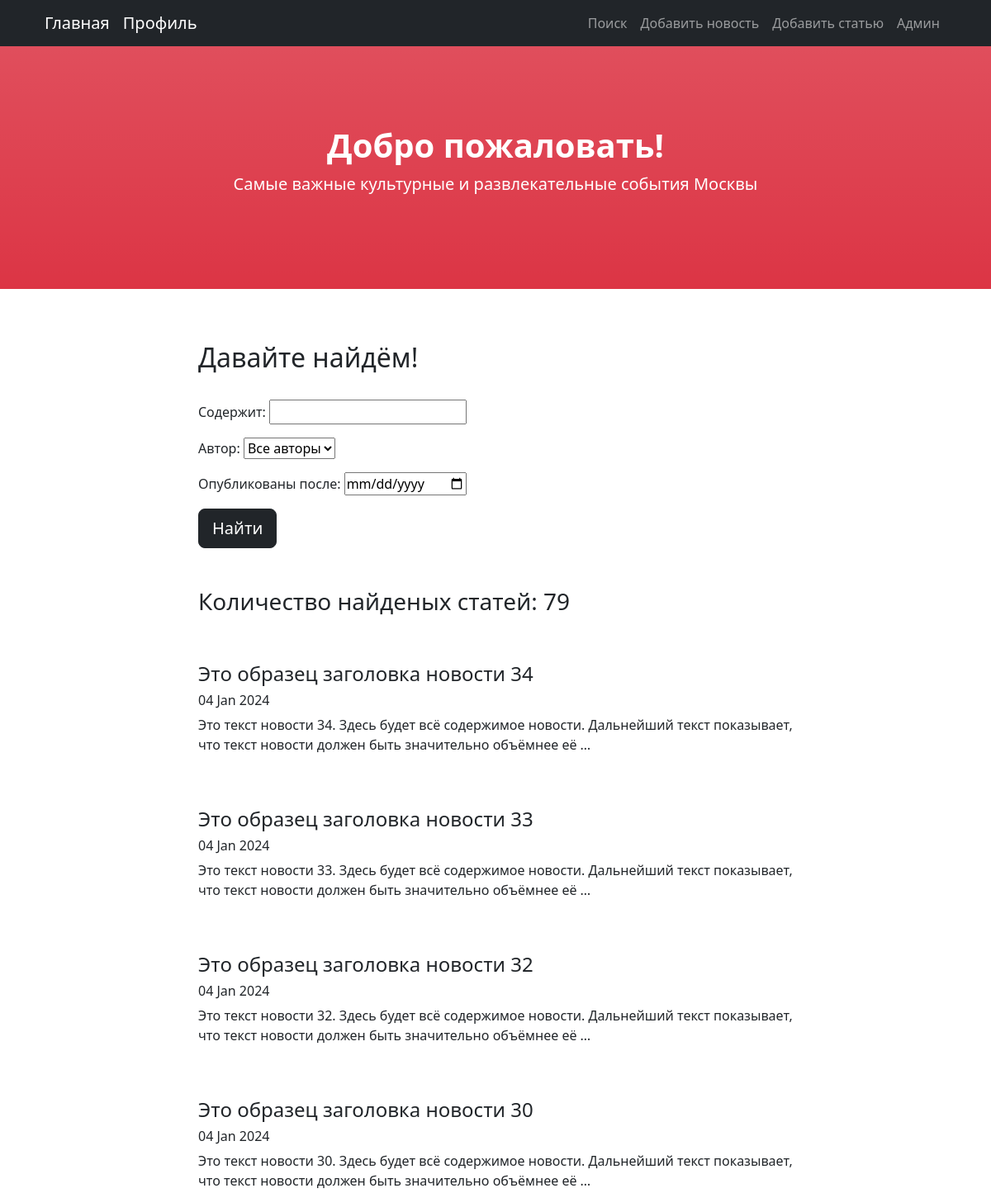
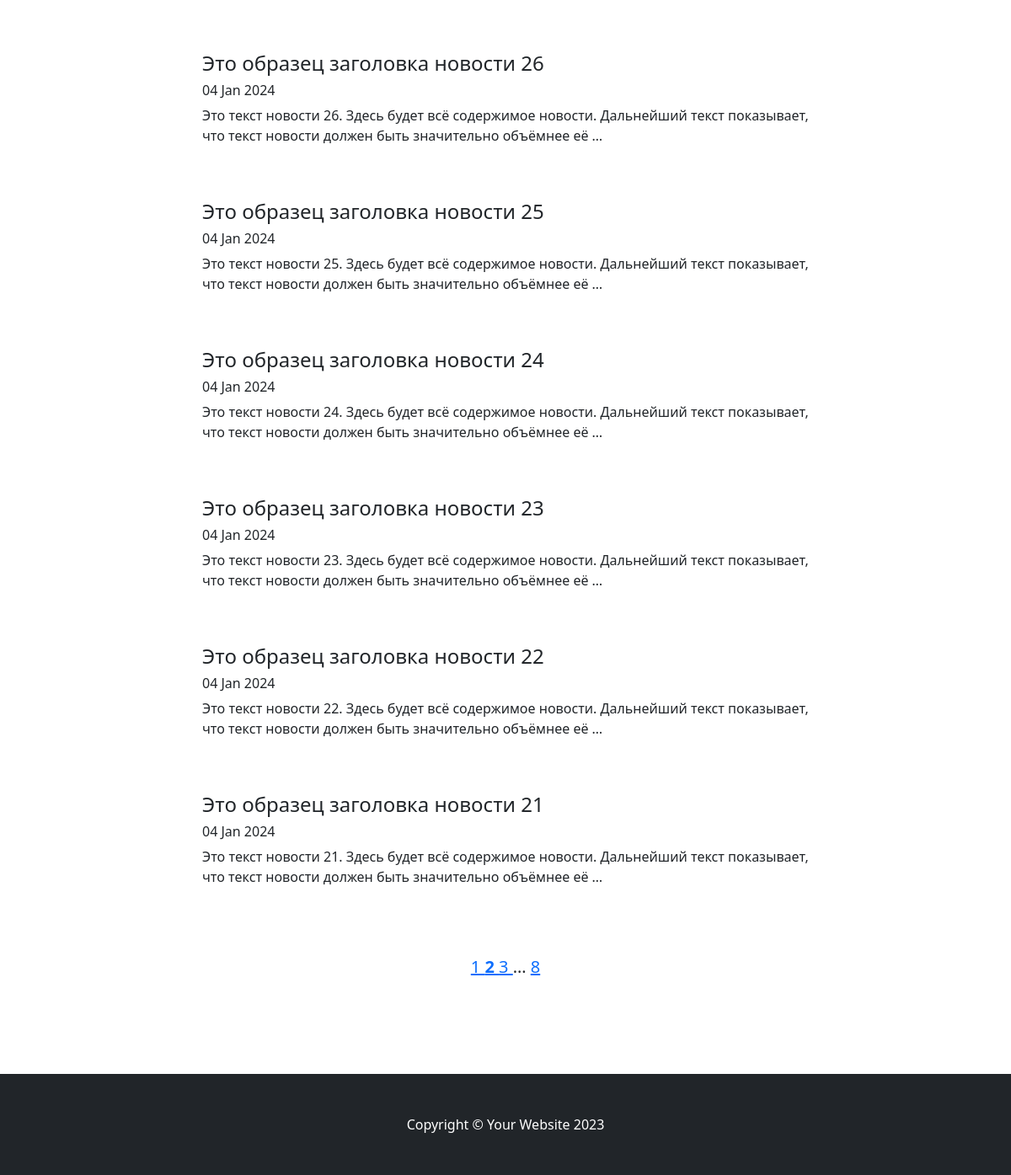
The page /news/search/?page=2 on the database its author committed (2 pictures, top to bottom).
### News/models.py (models this page shows, shortened)
class Post(models.Model):
    PREVIEW_LENGTH = 124
    news = 'NE'
    article = 'AR'
    ITEM_TYPE = [(news, 'news'),
                 (article, 'article')]
    type = models.CharField(max_length=2, choices=ITEM_TYPE, default=news)
    add_date = models.DateTimeField(auto_now_add=True)
    title = models.CharField(max_length=150)
    content = models.TextField()
    rating = models.IntegerField(default=0)
    author = models.ForeignKey(Author, on_delete=models.PROTECT)
    category = models.ManyToManyField(Category, through='PostCategory', related_name='posts_categories')

### News/views.py (the view)
# urls.py: path('search/', PostFilterList.as_view(), name='post_search'),
class PostFilterList(ListView):
    model = Post
    ordering = '-add_date'
    context_object_name = 'posts'
    paginate_by = 10
    template_name = 'search.html'
    def get_queryset(self):
        queryset = super().get_queryset()
        self.filterset = PostFilter(self.request.GET, queryset)
        return self.filterset.qs
    def get_context_data(self, *, object_list=None, **kwargs):
        context = super().get_context_data(**kwargs)
        page = context['page_obj']
        context['paginator_range'] = page.paginator.get_elided_page_range(
            page.number, on_each_side=1, on_ends=1)
        context['filterset'] = self.filterset
        return context

### News/models.py (called while the page is built)
    def __str__(self):
        return self.user.username

### News/templatetags/custom_filters.py (called while the page is built)
@register.filter()
def censor(value: str) -> str:
    try:
        if not isinstance(value, str):
            raise CensorException('Filter can work only with str format')
        pattern = re.compile(fr"\b{BAD_WORD}[а-я]{{0,5}}\b", re.IGNORECASE)
        result = re.sub(pattern, censor_repl, value)
        return result
    except CensorException as error:
        print(error)
        pass

### News/templatetags/custom_tags.py (called while the page is built)
@register.simple_tag(takes_context=True)
def url_replace(context, **kwargs):
    d = context['request'].GET.copy()
    for k, v in kwargs.items():
        d[k] = v
    return d.urlencode()

### templates/search.html (shortened to what this page needs)
{% extends 'flatpages/default.html' %}
{% load custom_filters %}
{% block content %}
    <h2>Давайте найдём!</h2>
    <br>
    <form action="" method="get">
        {{ filterset.form.as_p }}
        <input class="btn btn-lg btn-dark" type="submit" value="Найти" />
    </form>
    <br><br>
    <h3>Количество найденых статей: {{ page_obj.paginator.count }}</h3>
    <br><br>
    {% if posts %}
        {% for post in page_obj %}
            <h4><a class="nav-link" href="/news/{{ post.pk }}">{{ post.title|censor }}</a></h4>
            <h6>{{ post.add_date|date:'d M Y' }}</h6>
            <p>{{ post.content|truncatewords:20|censor }}</p>
            <br><br>
        {% endfor %}
    {% else %}
        <h3>Извините, новостей сейчас нет!</h3>
    {% endif %}
{% endblock content %}

### rows shown on the page
Post: title|censor "Это образец заголовка новости 34", add_date "04 Jan 2024", content|censor "Это текст новости 34. Здесь будет всё содержимое новости. Дальнейший текст показывает, что текст новости должен быть значительно объёмнее её …"
Post: title|censor "Это образец заголовка новости 33", add_date "04 Jan 2024", content|censor "Это текст новости 33. Здесь будет всё содержимое новости. Дальнейший текст показывает, что текст новости должен быть значительно объёмнее её …"
Post: title|censor "Это образец заголовка новости 32", add_date "04 Jan 2024", content|censor "Это текст новости 32. Здесь будет всё содержимое новости. Дальнейший текст показывает, что текст новости должен быть значительно объёмнее её …"
Post: title|censor "Это образец заголовка новости 30", add_date "04 Jan 2024", content|censor "Это текст новости 30. Здесь будет всё содержимое новости. Дальнейший текст показывает, что текст новости должен быть значительно объёмнее её …"
Post: title|censor "Это образец заголовка новости 26", add_date "04 Jan 2024", content|censor "Это текст новости 26. Здесь будет всё содержимое новости. Дальнейший текст показывает, что текст новости должен быть значительно объёмнее её …"
Post: title|censor "Это образец заголовка новости 25", add_date "04 Jan 2024", content|censor "Это текст новости 25. Здесь будет всё содержимое новости. Дальнейший текст показывает, что текст новости должен быть значительно объёмнее её …"
Post: title|censor "Это образец заголовка новости 24", add_date "04 Jan 2024", content|censor "Это текст новости 24. Здесь будет всё содержимое новости. Дальнейший текст показывает, что текст новости должен быть значительно объёмнее её …"
Post: title|censor "Это образец заголовка новости 23", add_date "04 Jan 2024", content|censor "Это текст новости 23. Здесь будет всё содержимое новости. Дальнейший текст показывает, что текст новости должен быть значительно объёмнее её …"
Post: title|censor "Это образец заголовка новости 22", add_date "04 Jan 2024", content|censor "Это текст новости 22. Здесь будет всё содержимое новости. Дальнейший текст показывает, что текст новости должен быть значительно объёмнее её …"
Post: title|censor "Это образец заголовка новости 21", add_date "04 Jan 2024", content|censor "Это текст новости 21. Здесь будет всё содержимое новости. Дальнейший текст показывает, что текст новости должен быть значительно объёмнее её …"

### other values the page prints
{{ page_obj.paginator.count }} "79"
{{ page_number }} "1" "2" "3" "8"
{{ page_number }} "…"
